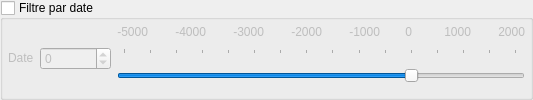
      <widget class="QGroupBox" name="Filtrepardate">
       <property name="enabled">
        <bool>true</bool>
       </property>
       <property name="sizePolicy">
        <sizepolicy hsizetype="Expanding" vsizetype="Fixed">
         <horstretch>0</horstretch>
         <verstretch>0</verstretch>
        </sizepolicy>
       </property>
       <property name="title">
        <string>Filtre par date</string>
       </property>
       <property name="checkable">
        <bool>true</bool>
       </property>
       <property name="checked">
        <bool>false</bool>
       </property>
       <layout class="QHBoxLayout" name="horizontalLayout_5">
        <property name="leftMargin">
         <number>5</number>
        </property>
        <property name="topMargin">
         <number>2</number>
        </property>
        <property name="rightMargin">
         <number>5</number>
        </property>
        <property name="bottomMargin">
         <number>2</number>
        </property>
        <item>
         <widget class="QLabel" name="label_19">
          <property name="sizePolicy">
           <sizepolicy hsizetype="Fixed" vsizetype="Fixed">
            <horstretch>0</horstretch>
            <verstretch>0</verstretch>
           </sizepolicy>
          </property>
          <property name="text">
           <string>Date</string>
          </property>
         </widget>
        </item>
        <item>
         <widget class="QSpinBox" name="spinBox">
          <property name="sizePolicy">
           <sizepolicy hsizetype="Fixed" vsizetype="Fixed">
            <horstretch>0</horstretch>
            <verstretch>0</verstretch>
           </sizepolicy>
          </property>
          <property name="minimum">
           <number>-1800000</number>
          </property>
          <property name="maximum">
           <number>2040</number>
          </property>
         </widget>
        </item>
        <item>
         <layout class="QVBoxLayout" name="verticalLayout">
          <property name="leftMargin">
           <number>0</number>
          </property>
          <property name="topMargin">
           <number>0</number>
          </property>
          <property name="rightMargin">
           <number>0</number>
          </property>
          <property name="bottomMargin">
           <number>0</number>
          </property>
          <item>
           <layout class="QHBoxLayout" name="horizontalLayout_4">
            <property name="spacing">
             <number>7</number>
            </property>
            <property name="leftMargin">
             <number>0</number>
            </property>
            <property name="topMargin">
             <number>0</number>
            </property>
            <property name="rightMargin">
             <number>0</number>
            </property>
            <property name="bottomMargin">
             <number>0</number>
            </property>
            <item>
             <widget class="QLabel" name="label_8">
              <property name="sizePolicy">
               <sizepolicy hsizetype="Expanding" vsizetype="Fixed">
                <horstretch>0</horstretch>
                <verstretch>0</verstretch>
               </sizepolicy>
              </property>
              <property name="frameShadow">
               <enum>QFrame::Plain</enum>
              </property>
              <property name="lineWidth">
               <number>1</number>
              </property>
              <property name="text">
               <string>-5000</string>
              </property>
              <property name="scaledContents">
               <bool>false</bool>
              </property>
              <property name="alignment">
               <set>Qt::AlignRight|Qt::AlignTrailing|Qt::AlignVCenter</set>
              </property>
              <property name="wordWrap">
               <bool>false</bool>
              </property>
              <property name="openExternalLinks">
               <bool>false</bool>
              </property>
             </widget>
            </item>
            <item>
             <spacer name="horizontalSpacer_5">
              <property name="orientation">
               <enum>Qt::Horizontal</enum>
              </property>
              <property name="sizeType">
               <enum>QSizePolicy::Fixed</enum>
              </property>
              <property name="sizeHint" stdset="0">
               <size>
                <width>20</width>
                <height>20</height>
               </size>
              </property>
             </spacer>
            </item>
            <item>
             <widget class="QLabel" name="label_9">
              <property name="sizePolicy">
               <sizepolicy hsizetype="Expanding" vsizetype="Fixed">
                <horstretch>0</horstretch>
                <verstretch>0</verstretch>
               </sizepolicy>
              </property>
              <property name="text">
               <string>-4000</string>
              </property>
              <property name="alignment">
               <set>Qt::AlignRight|Qt::AlignTrailing|Qt::AlignVCenter</set>
              </property>
             </widget>
            </item>
            <item>
             <spacer name="horizontalSpacer_4">
              <property name="orientation">
               <enum>Qt::Horizontal</enum>
              </property>
              <property name="sizeType">
               <enum>QSizePolicy::Fixed</enum>
              </property>
              <property name="sizeHint" stdset="0">
               <size>
                <width>20</width>
                <height>20</height>
               </size>
              </property>
             </spacer>
            </item>
            <item>
             <widget class="QLabel" name="label_12">
              <property name="sizePolicy">
               <sizepolicy hsizetype="Expanding" vsizetype="Fixed">
                <horstretch>0</horstretch>
                <verstretch>0</verstretch>
               </sizepolicy>
              </property>
              <property name="text">
               <string>-3000</string>
              </property>
              <property name="alignment">
               <set>Qt::AlignRight|Qt::AlignTrailing|Qt::AlignVCenter</set>
              </property>
             </widget>
            </item>
            <item>
             <spacer name="horizontalSpacer_7">
              <property name="orientation">
               <enum>Qt::Horizontal</enum>
              </property>
              <property name="sizeType">
               <enum>QSizePolicy::Fixed</enum>
              </property>
              <property name="sizeHint" stdset="0">
               <size>
                <width>20</width>
                <height>20</height>
               </size>
              </property>
             </spacer>
            </item>
            <item>
             <widget class="QLabel" name="label_18">
              <property name="sizePolicy">
               <sizepolicy hsizetype="Expanding" vsizetype="Fixed">
                <horstretch>0</horstretch>
                <verstretch>0</verstretch>
               </sizepolicy>
              </property>
              <property name="text">
               <string>-2000</string>
              </property>
              <property name="alignment">
               <set>Qt::AlignRight|Qt::AlignTrailing|Qt::AlignVCenter</set>
              </property>
             </widget>
            </item>
            <item>
             <spacer name="horizontalSpacer_3">
              <property name="orientation">
               <enum>Qt::Horizontal</enum>
              </property>
              <property name="sizeType">
               <enum>QSizePolicy::Fixed</enum>
              </property>
              <property name="sizeHint" stdset="0">
               <size>
                <width>20</width>
                <height>20</height>
               </size>
              </property>
             </spacer>
            </item>
            <item>
             <widget class="QLabel" name="label_14">
              <property name="sizePolicy">
               <sizepolicy hsizetype="Expanding" vsizetype="Fixed">
                <horstretch>0</horstretch>
                <verstretch>0</verstretch>
               </sizepolicy>
              </property>
              <property name="text">
               <string>-1000</string>
              </property>
              <property name="alignment">
               <set>Qt::AlignRight|Qt::AlignTrailing|Qt::AlignVCenter</set>
              </property>
             </widget>
            </item>
            <item>
             <spacer name="horizontalSpacer_8">
              <property name="orientation">
               <enum>Qt::Horizontal</enum>
              </property>
              <property name="sizeType">
               <enum>QSizePolicy::Fixed</enum>
              </property>
              <property name="sizeHint" stdset="0">
               <size>
                <width>15</width>
                <height>20</height>
               </size>
              </property>
             </spacer>
            </item>
            <item>
             <widget class="QLabel" name="label_30">
              <property name="sizePolicy">
               <sizepolicy hsizetype="Expanding" vsizetype="Fixed">
                <horstretch>0</horstretch>
                <verstretch>0</verstretch>
               </sizepolicy>
              </property>
              <property name="text">
               <string> 0</string>
              </property>
              <property name="alignment">
               <set>Qt::AlignRight|Qt::AlignTrailing|Qt::AlignVCenter</set>
              </property>
              <property name="indent">
               <number>-1</number>
              </property>
             </widget>
            </item>
            <item>
             <spacer name="horizontalSpacer_2">
              <property name="orientation">
               <enum>Qt::Horizontal</enum>
              </property>
              <property name="sizeType">
               <enum>QSizePolicy::Fixed</enum>
              </property>
              <property name="sizeHint" stdset="0">
               <size>
                <width>25</width>
                <height>20</height>
               </size>
              </property>
             </spacer>
            </item>
            <item>
             <widget class="QLabel" name="label_17">
              <property name="sizePolicy">
               <sizepolicy hsizetype="Expanding" vsizetype="Fixed">
                <horstretch>0</horstretch>
                <verstretch>0</verstretch>
               </sizepolicy>
              </property>
              <property name="text">
               <string>1000</string>
              </property>
              <property name="alignment">
               <set>Qt::AlignRight|Qt::AlignTrailing|Qt::AlignVCenter</set>
              </property>
             </widget>
            </item>
            <item>
             <spacer name="horizontalSpacer_6">
              <property name="orientation">
               <enum>Qt::Horizontal</enum>
              </property>
              <property name="sizeType">
               <enum>QSizePolicy::Fixed</enum>
              </property>
              <property name="sizeHint" stdset="0">
               <size>
                <width>20</width>
                <height>20</height>
               </size>
              </property>
             </spacer>
            </item>
            <item>
             <widget class="QLabel" name="label_16">
              <property name="sizePolicy">
               <sizepolicy hsizetype="Expanding" vsizetype="Fixed">
                <horstretch>0</horstretch>
                <verstretch>0</verstretch>
               </sizepolicy>
              </property>
              <property name="text">
               <string>2000</string>
              </property>
              <property name="alignment">
               <set>Qt::AlignRight|Qt::AlignTrailing|Qt::AlignVCenter</set>
              </property>
             </widget>
            </item>
           </layout>
          </item>
          <item>
           <widget class="QSlider" name="horizontalSlider">
            <property name="sizePolicy">
             <sizepolicy hsizetype="MinimumExpanding" vsizetype="Preferred">
              <horstretch>0</horstretch>
              <verstretch>0</verstretch>
             </sizepolicy>
            </property>
            <property name="minimumSize">
             <size>
              <width>0</width>
              <height>0</height>
             </size>
            </property>
            <property name="palette">
             <palette>
              <active>
               <colorrole role="WindowText">
                <brush brushstyle="SolidPattern">
                 <color alpha="255">
                  <red>0</red>
                  <green>170</green>
                  <blue>0</blue>
                 </color>
                </brush>
               </colorrole>
               <colorrole role="Dark">
                <brush brushstyle="SolidPattern">
                 <color alpha="255">
                  <red>0</red>
                  <green>170</green>
                  <blue>255</blue>
                 </color>
                </brush>
               </colorrole>
               <colorrole role="Mid">
                <brush brushstyle="SolidPattern">
                 <color alpha="255">
                  <red>255</red>
                  <green>170</green>
                  <blue>255</blue>
                 </color>
                </brush>
               </colorrole>
               <colorrole role="Text">
                <brush brushstyle="SolidPattern">
                 <color alpha="255">
                  <red>255</red>
                  <green>255</green>
                  <blue>127</blue>
                 </color>
                </brush>
               </colorrole>
               <colorrole role="ButtonText">
                <brush brushstyle="SolidPattern">
                 <color alpha="255">
                  <red>85</red>
                  <green>170</green>
                  <blue>127</blue>
                 </color>
                </brush>
               </colorrole>
               <colorrole role="Shadow">
                <brush brushstyle="SolidPattern">
                 <color alpha="255">
                  <red>85</red>
                  <green>0</green>
                  <blue>255</blue>
                 </color>
                </brush>
               </colorrole>
               <colorrole role="Highlight">
                <brush brushstyle="SolidPattern">
                 <color alpha="255">
                  <red>0</red>
                  <green>116</green>
                  <blue>208</blue>
                 </color>
                </brush>
               </colorrole>
               <colorrole role="Link">
                <brush brushstyle="SolidPattern">
                 <color alpha="255">
                  <red>255</red>
                  <green>255</green>
                  <blue>255</blue>
                 </color>
                </brush>
               </colorrole>
               <colorrole role="ToolTipText">
                <brush brushstyle="SolidPattern">
                 <color alpha="255">
                  <red>255</red>
                  <green>0</green>
                  <blue>0</blue>
                 </color>
                </brush>
               </colorrole>
               <colorrole role="PlaceholderText">
                <brush brushstyle="SolidPattern">
                 <color alpha="128">
                  <red>255</red>
                  <green>255</green>
                  <blue>127</blue>
                 </color>
                </brush>
               </colorrole>
              </active>
              <inactive>
               <colorrole role="WindowText">
                <brush brushstyle="SolidPattern">
                 <color alpha="255">
                  <red>0</red>
                  <green>170</green>
                  <blue>0</blue>
                 </color>
                </brush>
               </colorrole>
               <colorrole role="Dark">
                <brush brushstyle="SolidPattern">
                 <color alpha="255">
                  <red>0</red>
                  <green>170</green>
                  <blue>255</blue>
                 </color>
                </brush>
               </colorrole>
               <colorrole role="Mid">
                <brush brushstyle="SolidPattern">
                 <color alpha="255">
                  <red>255</red>
                  <green>170</green>
                  <blue>255</blue>
                 </color>
                </brush>
               </colorrole>
               <colorrole role="Text">
                <brush brushstyle="SolidPattern">
                 <color alpha="255">
                  <red>255</red>
                  <green>255</green>
                  <blue>127</blue>
                 </color>
                </brush>
               </colorrole>
               <colorrole role="ButtonText">
                <brush brushstyle="SolidPattern">
                 <color alpha="255">
                  <red>85</red>
                  <green>170</green>
                  <blue>127</blue>
                 </color>
                </brush>
               </colorrole>
               <colorrole role="Shadow">
                <brush brushstyle="SolidPattern">
                 <color alpha="255">
                  <red>85</red>
                  <green>0</green>
                  <blue>255</blue>
                 </color>
                </brush>
               </colorrole>
               <colorrole role="Highlight">
                <brush brushstyle="SolidPattern">
                 <color alpha="255">
                  <red>0</red>
                  <green>120</green>
                  <blue>215</blue>
                 </color>
                </brush>
               </colorrole>
               <colorrole role="Link">
                <brush brushstyle="SolidPattern">
                 <color alpha="255">
                  <red>255</red>
                  <green>255</green>
                  <blue>255</blue>
                 </color>
                </brush>
               </colorrole>
               <colorrole role="ToolTipText">
                <brush brushstyle="SolidPattern">
                 <color alpha="255">
                  <red>255</red>
                  <green>0</green>
                  <blue>0</blue>
                 </color>
                </brush>
               </colorrole>
               <colorrole role="PlaceholderText">
                <brush brushstyle="SolidPattern">
                 <color alpha="128">
                  <red>255</red>
                  <green>255</green>
                  <blue>127</blue>
                 </color>
                </brush>
               </colorrole>
              </inactive>
              <disabled>
               <colorrole role="WindowText">
                <brush brushstyle="SolidPattern">
                 <color alpha="255">
                  <red>0</red>
                  <green>170</green>
                  <blue>255</blue>
                 </color>
                </brush>
               </colorrole>
               <colorrole role="Dark">
                <brush brushstyle="SolidPattern">
                 <color alpha="255">
                  <red>0</red>
                  <green>170</green>
                  <blue>255</blue>
                 </color>
                </brush>
               </colorrole>
               <colorrole role="Mid">
                <brush brushstyle="SolidPattern">
                 <color alpha="255">
                  <red>255</red>
                  <green>170</green>
                  <blue>255</blue>
                 </color>
                </brush>
               </colorrole>
               <colorrole role="Text">
                <brush brushstyle="SolidPattern">
                 <color alpha="255">
                  <red>0</red>
                  <green>170</green>
                  <blue>255</blue>
                 </color>
                </brush>
               </colorrole>
               <colorrole role="ButtonText">
                <brush brushstyle="SolidPattern">
                 <color alpha="255">
                  <red>0</red>
                  <green>170</green>
                  <blue>255</blue>
                 </color>
                </brush>
               </colorrole>
               <colorrole role="Shadow">
                <brush brushstyle="SolidPattern">
                 <color alpha="255">
                  <red>85</red>
                  <green>0</green>
                  <blue>255</blue>
                 </color>
                </brush>
               </colorrole>
               <colorrole role="Highlight">
                <brush brushstyle="SolidPattern">
                 <color alpha="255">
                  <red>0</red>
                  <green>120</green>
                  <blue>215</blue>
                 </color>
                </brush>
               </colorrole>
               <colorrole role="Link">
                <brush brushstyle="SolidPattern">
                 <color alpha="255">
                  <red>255</red>
                  <green>255</green>
                  <blue>255</blue>
                 </color>
                </brush>
               </colorrole>
               <colorrole role="ToolTipText">
                <brush brushstyle="SolidPattern">
                 <color alpha="255">
                  <red>255</red>
                  <green>0</green>
                  <blue>0</blue>
                 </color>
                </brush>
               </colorrole>
               <colorrole role="PlaceholderText">
                <brush brushstyle="SolidPattern">
                 <color alpha="128">
                  <red>0</red>
                  <green>0</green>
                  <blue>0</blue>
                 </color>
                </brush>
               </colorrole>
              </disabled>
             </palette>
            </property>
            <property name="minimum">
             <number>-5500</number>
            </property>
            <property name="maximum">
             <number>2040</number>
            </property>
            <property name="singleStep">
             <number>1</number>
            </property>
            <property name="pageStep">
             <number>10</number>
            </property>
            <property name="value">
             <number>0</number>
            </property>
            <property name="tracking">
             <bool>true</bool>
            </property>
            <property name="orientation">
             <enum>Qt::Horizontal</enum>
            </property>
            <property name="invertedAppearance">
             <bool>false</bool>
            </property>
            <property name="invertedControls">
             <bool>false</bool>
            </property>
            <property name="tickPosition">
             <enum>QSlider::TicksAbove</enum>
            </property>
            <property name="tickInterval">
             <number>500</number>
            </property>
           </widget>
          </item>
         </layout>
        </item>
       </layout>
      </widget>
